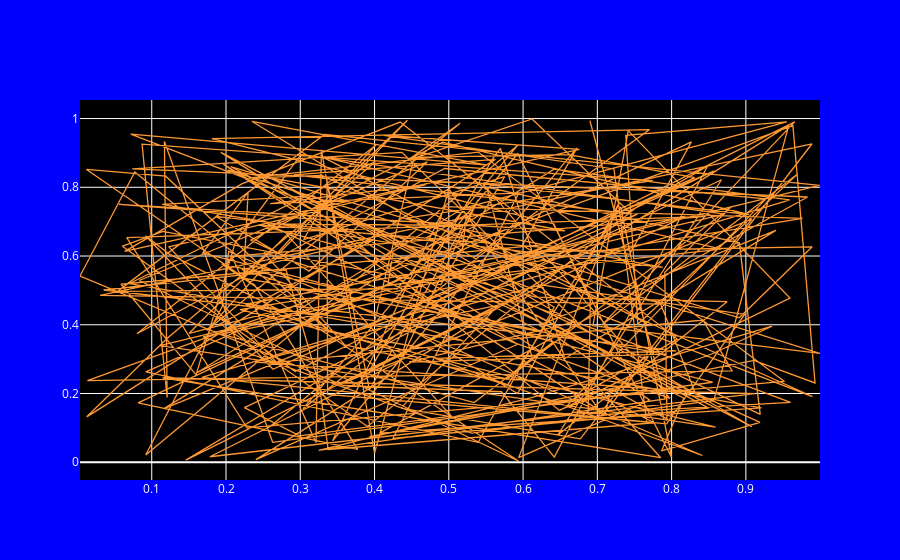

The notebook cell this image was saved under:
### Code cell
layout = {
    'plot_bgcolor': 'black',    # Background color of the plot area
    'paper_bgcolor': 'blue',   # Background color around the plot
    'font': {
        'color': 'white'        # Font color for better visibility on black background
    }
}
df.iplot(x = 'a' ,y = 'b', xTitle='Hello', layout=layout)

### Figure 1 — Plotly figure (JSON) as saved in the notebook; plotly's stock layout.template omitted (floating-point values rounded to 4 significant figures; data arrays with more than 128 entries replaced by an {"elided": "..."} marker saying what was removed)
{"data": [{"line": {"color": "rgba(255, 153, 51, 1.0)", "dash": "solid", "shape": "linear", "width": 1.3}, "mode": "lines", "name": "b", "text": "", "type": "scatter", "x": {"elided": "300 float values"}, "y": {"elided": "300 float values"}}], "layout": {"font": {"color": "white"}, "paper_bgcolor": "blue", "plot_bgcolor": "black"}}
